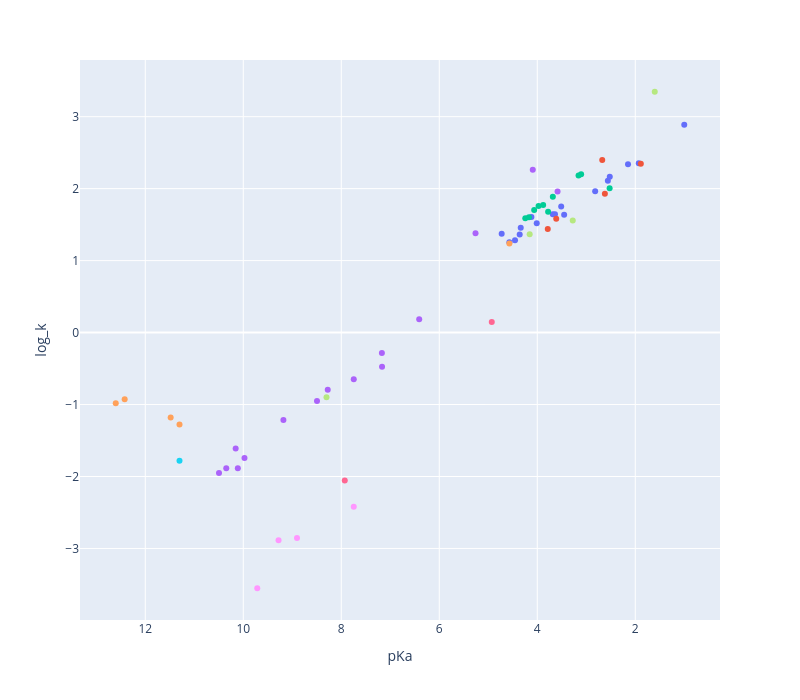

Write notebook code for a chart like this one.
### Markdown cell above
## Interactive Plot

the plot below uses the *Plotly* package rather than *MatPlotLib*. It produces a plot quickly and easily that can be querried by mouse-over. The points are coloured according to the calssification in the "label" column of the data. Each point is identfied according to the name of the acid in the "ACID" column of the data.

You can export the interactive plot as HTML code for inclusion in a website. Just ask ChatGPT how.

### Code cell
import plotly.express as px

data_file = "data/Data2All_labeled.csv"   

df = pd.read_csv(data_file, 
             delimiter = ",", 
             skipinitialspace=True, 
 #            index_col="pH", 
             comment = "#") 

df["log_k"] = np.log10(df["k"]/df["p"])                # Calculate log of observed rate constant (with statistical correction)
df["pKa"] = -np.log10(df["q"]*df["Ka"]/df["p"]) # Calculate pKa (with statistical correction)

fig = px.scatter(           # create a scatter plot using Plotly Express
        df,          # use the modified dataframe from above
        x="pKa",            # set the x-axis to the calculated pKa values
        y="log_k",          # set the y-axis to the calculated log of observed rate constants
        hover_name="ACID",  # display the "ACID" column when hovering over points
        color="label",      # color points based on the "label" column
        height=700,         # set the height of the plot
        width=800,          # set the width of the plot
    )

fig.update_layout(showlegend=False)     # hide legend
fig.update_xaxes(autorange="reversed")  # reverse x-axis to match the published plot

fig.show()

display(df.head(3))

### Figure 1 — Plotly figure (JSON) as saved in the notebook; plotly's stock layout.template omitted (floating-point values rounded to 4 significant figures)
{"data": [{"hovertemplate": "<b>%{hovertext}</b><br><br>label=carb. acid<br>pKa=%{x}<br>log_k=%{y}<extra></extra>", "hovertext": ["propionic", "acetic", "beta-phenylpropionic", "trimethylacetic", "crotonic", "phenylacetic", "cinnamic", "formic", "beta-chloropropionic", "diphenylacetic", "glycollic", "phenoxyacetic", "bromoacetic", "chloroacetic", "cyanacetic", "phenylpropionic", "dichloroacetic"], "legendgroup": "carb. acid", "marker": {"color": "#636efa", "symbol": "circle"}, "mode": "markers", "name": "carb. acid", "orientation": "v", "showlegend": true, "type": "scatter", "x": [4.569, 4.453, 4.359, 4.726, 4.337, 4.011, 4.119, 3.451, 3.682, 3.638, 3.511, 2.818, 2.559, 2.52, 2.148, 1.928, 1.0], "xaxis": "x", "y": [1.255, 1.283, 1.362, 1.373, 1.458, 1.519, 1.607, 1.638, 1.642, 1.645, 1.753, 1.964, 2.111, 2.164, 2.338, 2.352, 2.888], "yaxis": "y"}, {"hovertemplate": "<b>%{hovertext}</b><br><br>label=o-benz. acid<br>pKa=%{x}<br>log_k=%{y}<extra></extra>", "hovertext": ["o-methoxybenzoic", "o-toluic", "o-chlorobenzoic", "o-nitrobenzoic", "salicylic"], "legendgroup": "o-benz. acid", "marker": {"color": "#EF553B", "symbol": "circle"}, "mode": "markers", "name": "o-benz. acid", "orientation": "v", "showlegend": true, "type": "scatter", "x": [3.785, 3.613, 2.62, 1.886, 2.674], "xaxis": "x", "y": [1.441, 1.583, 1.93, 2.344, 2.398], "yaxis": "y"}, {"hovertemplate": "<b>%{hovertext}</b><br><br>label=mp-benz. acid<br>pKa=%{x}<br>log_k=%{y}<extra></extra>", "hovertext": ["p-hydroxybenzoic", "p-methoxybenzoic", "m-hydroxybenzoic", "p-toluic", "m-toluic", "benzoic", "p-chlorobenzoic", "m-chlorobenzoic", "m-nitrobenzoic", "p-nitrobenzoic"], "legendgroup": "mp-benz. acid", "marker": {"color": "#00cc96", "symbol": "circle"}, "mode": "markers", "name": "mp-benz. acid", "orientation": "v", "showlegend": true, "type": "scatter", "x": [4.244, 4.17, 3.778, 4.062, 3.973, 3.879, 3.682, 2.523, 3.157, 3.105], "xaxis": "x", "y": [1.589, 1.603, 1.678, 1.702, 1.757, 1.772, 1.887, 2.004, 2.182, 2.201], "yaxis": "y"}, {"hovertemplate": "<b>%{hovertext}</b><br><br>label=phenol<br>pKa=%{x}<br>log_k=%{y}<extra></extra>", "hovertext": ["thymol", "hydroquinone", "phenol", "resorcinol", "pyrocatechol", "p-chlorophenol", "o-chlorophenol", "m-nitrophenol", "2,4-dichlorophenol", "o-nitrophenol", "p-nitrophenol", "2,4,6-trichlorophenol", "pentachlorophenol", "2,6-dinitrophenol", "2,4-dinitrophenol"], "legendgroup": "phenol", "marker": {"color": "#ab63fa", "symbol": "circle"}, "mode": "markers", "name": "phenol", "orientation": "v", "showlegend": true, "type": "scatter", "x": [10.49, 10.35, 9.975, 10.11, 10.15, 9.18, 8.495, 8.276, 7.745, 7.167, 7.171, 6.409, 5.26, 3.585, 4.092], "xaxis": "x", "y": [-1.951, -1.886, -1.742, -1.886, -1.611, -1.215, -0.9508, -0.7959, -0.6478, -0.4763, -0.284, 0.1847, 1.38, 1.959, 2.262], "yaxis": "y"}, {"hovertemplate": "<b>%{hovertext}</b><br><br>label=oxime<br>pKa=%{x}<br>log_k=%{y}<extra></extra>", "hovertext": ["mp-benzophenone oxime", "acetophenone oxime", "diethyl ketoxime", "acetoxime", "violuric"], "legendgroup": "oxime", "marker": {"color": "#FFA15A", "symbol": "circle"}, "mode": "markers", "name": "oxime", "orientation": "v", "showlegend": true, "type": "scatter", "x": [11.3, 11.48, 12.6, 12.42, 4.569], "xaxis": "x", "y": [-1.276, -1.18, -0.983, -0.9281, 1.238], "yaxis": "y"}, {"hovertemplate": "<b>%{hovertext}</b><br><br>label=aldehyde hydrate<br>pKa=%{x}<br>log_k=%{y}<extra></extra>", "hovertext": ["chloral hydrate"], "legendgroup": "aldehyde hydrate", "marker": {"color": "#19d3f3", "symbol": "circle"}, "mode": "markers", "name": "aldehyde hydrate", "orientation": "v", "showlegend": true, "type": "scatter", "x": [11.3], "xaxis": "x", "y": [-1.783], "yaxis": "y"}, {"hovertemplate": "<b>%{hovertext}</b><br><br>label=enol<br>pKa=%{x}<br>log_k=%{y}<extra></extra>", "hovertext": ["mp-benzoylacetone (enol)", "dimedone"], "legendgroup": "enol", "marker": {"color": "#FF6692", "symbol": "circle"}, "mode": "markers", "name": "enol", "orientation": "v", "showlegend": true, "type": "scatter", "x": [7.928, 4.928], "xaxis": "x", "y": [-2.056, 0.1461], "yaxis": "y"}, {"hovertemplate": "<b>%{hovertext}</b><br><br>label=other<br>pKa=%{x}<br>log_k=%{y}<extra></extra>", "hovertext": ["phthalimide", "nitrourea", "nitrourethane", "saccharine"], "legendgroup": "other", "marker": {"color": "#B6E880", "symbol": "circle"}, "mode": "markers", "name": "other", "orientation": "v", "showlegend": true, "type": "scatter", "x": [8.301, 4.155, 3.276, 1.602], "xaxis": "x", "y": [-0.8996, 1.365, 1.558, 3.346], "yaxis": "y"}, {"hovertemplate": "<b>%{hovertext}</b><br><br>label=alkane<br>pKa=%{x}<br>log_k=%{y}<extra></extra>", "hovertext": ["nitromethane", "1-nitropropane", "nitroethane", "2-nitropropane"], "legendgroup": "alkane", "marker": {"color": "#FF97FF", "symbol": "circle"}, "mode": "markers", "name": "alkane", "orientation": "v", "showlegend": true, "type": "scatter", "x": [9.714, 9.28, 8.903, 7.745], "xaxis": "x", "y": [-3.553, -2.886, -2.854, -2.42], "yaxis": "y"}], "layout": {"height": 700, "legend": {"title": {"text": "label"}, "tracegroupgap": 0}, "margin": {"t": 60}, "showlegend": false, "width": 800, "xaxis": {"anchor": "y", "autorange": "reversed", "domain": [0, 1], "title": {"text": "pKa"}}, "yaxis": {"anchor": "x", "domain": [0, 1], "title": {"text": "log_k"}}}}
